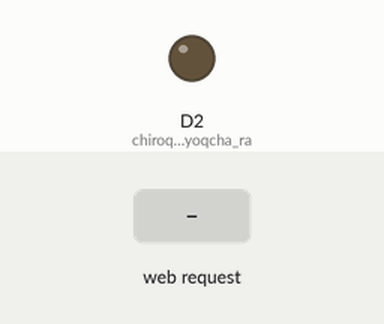
This sketch was run on a simulated ESP8266 (NodeMCU). Parts: output pins drawn as LEDs (lit = HIGH). The test bench sets the inputs (shaded band). What the sketch prints to the serial monitor is not drawn.

Above: at 1.2 s.
1.3 s: HTTP request GET /1 received
At 1.8 s:
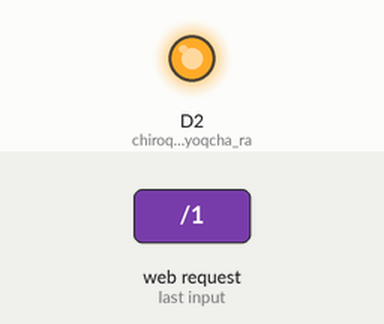
2.8 s: HTTP request GET /0 received
At 4.0 s:
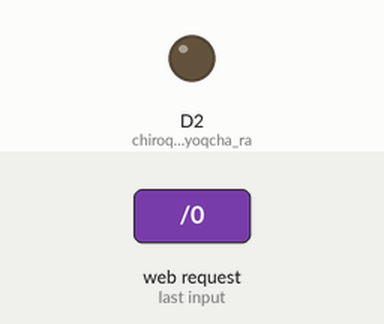
4.3 s: HTTP request GET /1?State=1 received
At 5.3 s:
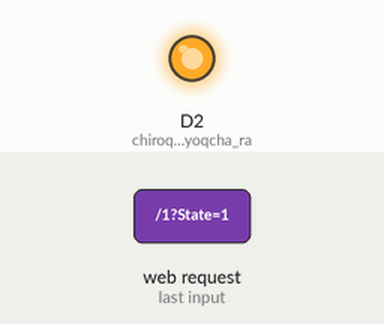
5.8 s: HTTP request GET /0?State=1 received
At 6.4 s:
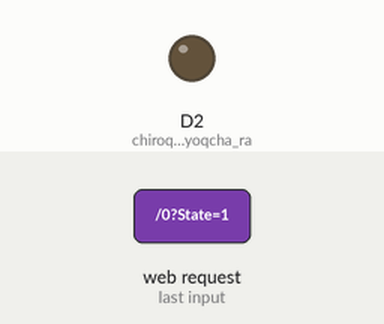
Timing chart, 0 to 8.3 s (numbered marks = the images above; inputs shaded):
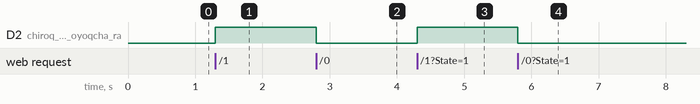

Measured:
- after the input at 1.3 s, D2 (chiroq_ulangan_oyoqcha_ra): LOW → HIGH at once
- after the input at 2.8 s, D2 (chiroq_ulangan_oyoqcha_ra): HIGH → LOW at once
- after the input at 4.3 s, D2 (chiroq_ulangan_oyoqcha_ra): LOW → HIGH at once
- after the input at 5.8 s, D2 (chiroq_ulangan_oyoqcha_ra): HIGH → LOW at once

The sketch:

NodeMCU_Masofaviy_boshqaruv.ino
```cpp
//https://github.com/Muxriddin99/ESP-Projects
//26.04.2022
//NodeMCU yordamida masofaviy boshqaruv

#include <ESP8266WiFi.h>
#include <WiFiClient.h>
#include <ESP8266WebServer.h>
String command;
const char* ssid = "";//ixtiyoriy nom qo'yish mumkun
const char* s = "";//ixtiyoriy parol
ESP8266WebServer server(80);

char temp[400];
void handleRoot()
{
  snprintf(temp, 400,
"<html>\
    <body>\
       <h1>Boshqaruv oynasi</h1>\
       <a href =\"/1\"> <button style=\"/font-family:century gothic;color:White;font-size:40px;background-color:#195B6A;\">Yoqish</button></a>\
       <a href =\"/0\"> <button style=\"/font-family:century gothic;color:White;font-size:40px;background-color:#77878A;\">O'chirish</button></a>\
       </body>\
</html>");
  server.send(200, "text/html", temp);
}
void ledOn()
{
  pinMode(D2, OUTPUT);//chiroq ulangan oyoqcha raqami
  digitalWrite(D2, HIGH);
  delay(1000);
  server.send(200, "text/html", temp);
}

void ledOff()
{
  pinMode(D2, OUTPUT);
  digitalWrite(D2, LOW);
  delay(1000);
  server.send(200, "text/html", temp);
}

void setup() {
  Serial.begin(115200);

// Connecting WiFi

  WiFi.mode(WIFI_AP);
  WiFi.softAP(ssid,s);

  IPAddress myIP = WiFi.softAPIP();
  Serial.print("AP IP address: ");
  Serial.println(myIP);

  server.on ( "/", handleRoot );
  server.on("/", handleRoot);
  server.on("/0", ledOff);
  server.on("/1", ledOn);
  server.begin();
}
void loop(void) {
      server.handleClient();
      command = server.arg("State");
}
void HTTP_handleRoot(void) {

if( server.hasArg("State") ){
       Serial.println(server.arg("State"));
  }
  server.send ( 200, "text/html", "" );
  delay(1);
}
```
